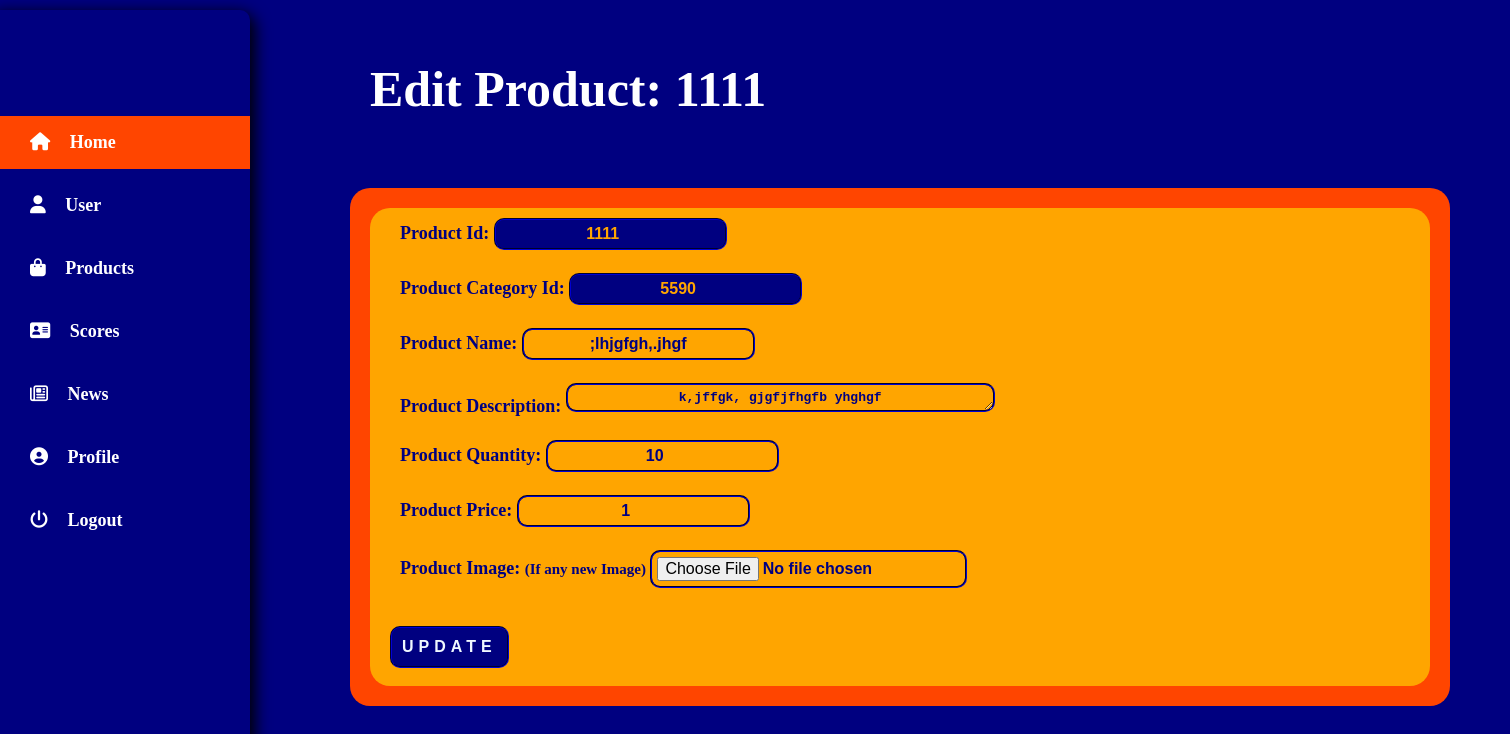
/adminProductPage-updateProduct.php?id=1111, run on the app's committed database.
### tables this page shows
CREATE TABLE `product` (
  `Product_Id` int(11) NOT NULL,
  `Image_URL` text NOT NULL,
  `Category_Id` int(11) NOT NULL,
  `Product_Name` varchar(50) NOT NULL,
  `Product_Description` text NOT NULL,
  `Product_Price` float NOT NULL,
  `Quantity` int(11) NOT NULL,
  `Inserted_At` timestamp NOT NULL DEFAULT current_timestamp(),
  `Inserted_By` varchar(30) DEFAULT NULL,
  `Updated_At` timestamp NULL DEFAULT NULL,
  `Updated_By` varchar(30) DEFAULT NULL
);

### adminProductPage-updateProduct.php (the view, shortened to what this page needs)
<?php
    if($_SERVER['REQUEST_METHOD'] === 'GET'){
        $id = $_GET['id'];
        $itemId = $id;
    }
?>
<!DOCTYPE html>
<html lang="en">
	<head>
		<link rel="stylesheet" href="https://cdnjs.cloudflare.com/ajax/libs/font-awesome/4.7.0/css/font-awesome.min.css">
		<link rel="stylesheet" type="text/css" href="adminModalcss">
		<link rel="stylesheet" type="text/css" href="adminTable.css">
		<link rel="stylesheet" type="text/css" href="adminUserPage.css">
		<link rel="stylesheet" type="text/css" href="adminUpdateProductPage.css">
    </head>
	<body>
        <div class="navBarr">
            <?php
                include 'adminSideBar.php';
                include 'Datasource.php'
            ?>
        </div>
        <?php
            $productNameErr = $descriptionErr = $imageErr = $quantityErr = $priceErr = "";
        ?>
        <?php
            $sql = "SELECT * FROM product WHERE Product_Id='$itemId'";
            $result = mysqli_query($conn, $sql);
            $totalItem = mysqli_num_rows($result);
            if($totalItem > 0)
            {
                while($row = mysqli_fetch_assoc($result))
                {
                    $itemId = $row['Product_Id'];
                    $itemName = $row['Product_Name'] ;
                    $itemCategory = $row['Category_Id'] ;
                    $itemDescription = $row['Product_Description'] ;
                    $itemPrice = $row['Product_Price'] ;
                    $itemQuantity = $row['Quantity'];
                }
            }
        ?>
        <div class="mainContainer">
            <div class="pageHeader"> Edit Product: <?php echo $itemId; ?> </div>
            <div class="productContainer">
                <div class="productMainContainer">
                    <form action="<?php echo htmlspecialchars($_SERVER["PHP_SELF"]);?>" method="POST" enctype="multipart/form-data">
                        <label for="id">Product Id: </label>
                        <input name="id" readonly type="number" value="<?php echo $itemId?>"> <br/><br/>
                        <label for="category">Product Category Id: </label>
                        <input name="category" readonly type="number" value="<?php echo $itemCategory?>"> <br/><br/>
                        <label for="ProductName">Product Name: </label>
                        <input name="ProductName" type="text" value="<?php echo $itemName?>">
                            <span class="error"><?php echo $productNameErr;?></span> <br/><br/>
                        <label for="description">Product Description: </label>
                        <textarea name="description" type="text" rows="1" cols="50"><?php echo $itemDescription?></textarea>
                            <span class="error"><?php echo $descriptionErr;?></span> <br/><br/>
                        <label for="quantity">Product Quantity: </label>
                        <input name="quantity" type="number" value="<?php echo $itemQuantity?>">
                            <span class="error"><?php echo $quantityErr;?></span> <br/><br/>
                        <label for="price">Product Price: </label>
                        <input name="price" type="number" value="<?php echo $itemPrice?>">
                            <span class="error"><?php echo $priceErr;?></span> <br/><br/>
                        <label for="image">Product Image: <small>(If any new Image)</small> </label>
                        <input type="file" name="image">
                            <span class="error"><?php echo $imageErr;?></span> <br/><br/>
                        <input type="submit" value="UPDATE" name="update" class="button"> <br/><br/>
                    </form>
                </div>
            </div>
        </div>
	</body>
</html>

### adminUserPage.css (style rules this page uses)
* { box-sizing:border-box }
body { margin: 10px auto; background-color: rgba(0, 0, 128, 1.0); }
.navBarr { width: inherit; }
.mainContainer { margin: 0 auto; display: grid; grid-template-rows: auto auto; justify-content: center; align-content: center; grid-gap: 50px; width: inherit; min-width: 1100px; max-width: 1300px; }
.pageHeader, .userContainer { grid-row: 1/2; background-color: orangered; padding: 20px; border-radius: 20px; text-align: center; width: 100%; }
.pageHeader { margin-top: 30px; color: white; text-align: left; font-weight: bolder; font-size: 50px; background-color: inherit; }
div.mainContainer { margin-left: 300px; padding: 0px 10px; }

### adminUpdateProductPage.css (style rules this page uses)
* { box-sizing:border-box; }
body { margin: 10px auto; background-color: rgba(0, 0, 128, 1.0); }
.navBarr { width: inherit; }
.mainContainer { margin: 0 auto; display: grid; grid-template-rows: auto auto; justify-content: center; align-content: center; grid-gap: 50px; width: inherit; min-width: 1200px; max-width: 1500px; }
.pageHeader, .productContainer { grid-row: 1/2; background-color: orangered; padding: 20px; border-radius: 20px; text-align: center; width: 100%; }
.pageHeader { margin-top: 30px; color: white; text-align: left; font-weight: bolder; font-size: 50px; background-color: inherit; }
.productContainer { grid-row: 2/3; min-width: 1100px; min-height: 500px; }
.productMainContainer { background-color: orange; height: 100%; padding: 10px 20px; border-radius: inherit; color: navy; text-align: left; font-size: 20px; }
label { margin-left: 10px; font-weight: 700; font-size: large; }
::placeholder { color: navy; font-weight: 500; font-size: medium; }
input, textarea { border: 2px groove navy; border-radius: 10px; background-color: transparent; font-weight: bolder; color: navy; text-align: center; padding:5px; width: auto; font-size: medium; }
input[disabled], input[readonly] { background-color: navy; color: orange; font-size: medium; }
.button { position: relative; color: aliceblue; background-color: navy; font-weight: bolder; letter-spacing: 5px; padding: 10px 10px; border-radius: 10px; top: 15px; cursor: pointer; font-size: medium; }

### adminSideBar.css (style rules this page uses)
* { box-sizing:border-box }
body { margin: 10px auto; background-color: rgba(0, 0, 128, 1.0); }
div.mainContainer { margin-left: 300px; margin-right: 30px; padding: 0px 10px; }

### data on the page
product: Product_Id "1111", id "1111", category "5590", ProductName ";lhjgfgh,.jhgf", description "k,jffgk, gjgfjfhgfb yhghgf", quantity "10", price "1"
